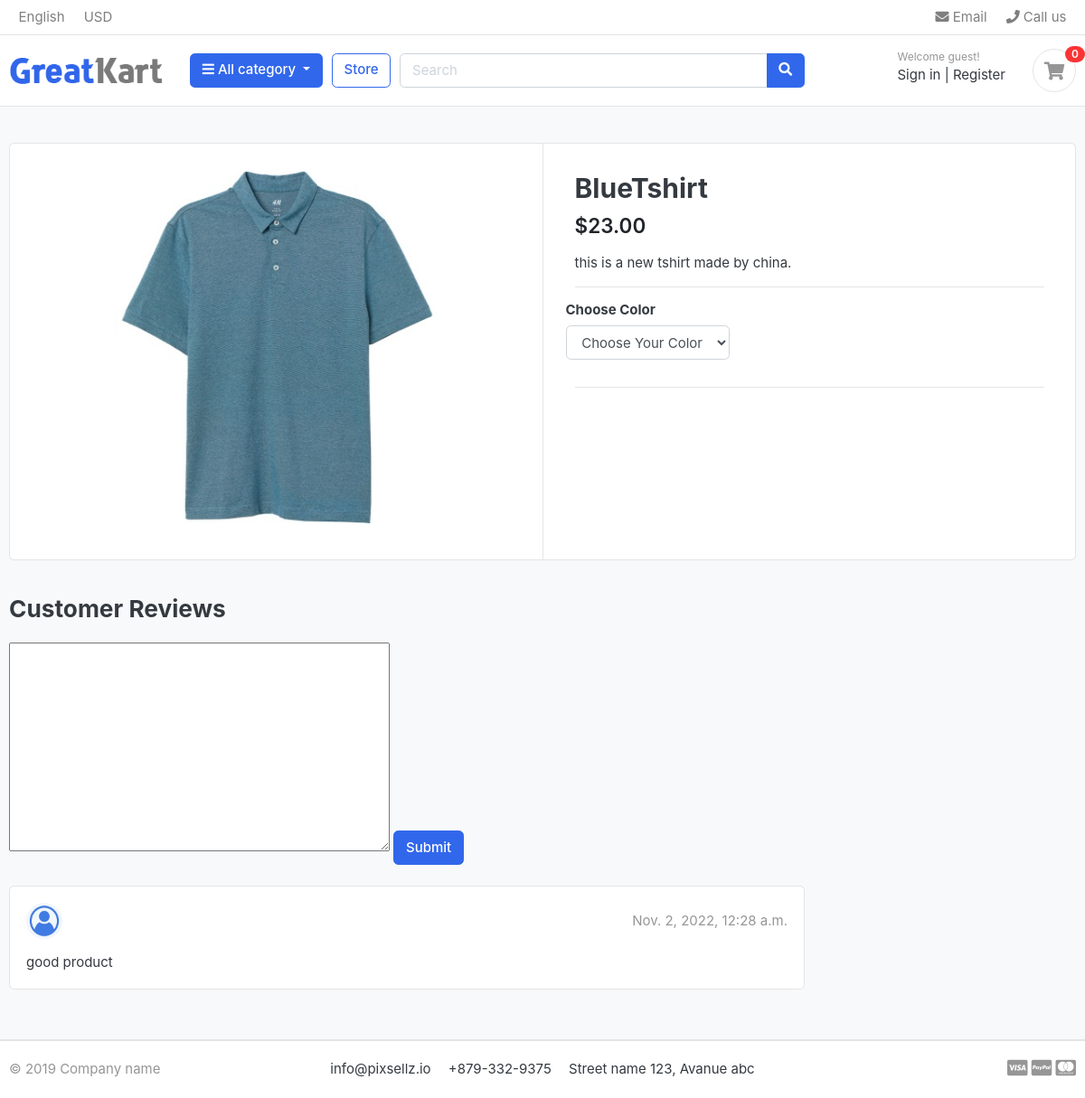
/ProductDetail/2, run on the app's committed database.
### Product/models.py (models this page shows, shortened)
class ProductDetail(models.Model):
    Pro_Detail=models.ForeignKey(Product,on_delete=models.CASCADE)
    Pro_Cat=models.ForeignKey(Category,on_delete=models.CASCADE)
    Pro_size=models.ForeignKey(Sizes,on_delete=models.CASCADE,null=True,blank=True)
    Pro_color=models.ForeignKey(Colors,on_delete=models.CASCADE,null=True,blank=True)
    objects=ProductDetail_Manger()

class Product(models.Model):
    Rate = [
        ('High', 'High'),
        ('Low', 'Low'),
        ('Affordable', 'Affordable')
    ]
    title=models.CharField(max_length=150)
    image=models.ImageField(upload_to='Photos/Product/',null=True)
    description=models.CharField(max_length=150)
    price=models.IntegerField(default=0,null=True,blank=True)
    rate=models.CharField(choices=Rate,max_length=50,null=True,blank=True)
    brand=models.CharField(max_length=50,default="Tommy")
    objects=ProductMange()

### Comments/models.py (models this page shows)
class Comments(models.Model):
    User_Comment=models.ForeignKey(Account,on_delete=models.CASCADE)
    Description=models.CharField(max_length=150)
    DataCreated=models.DateTimeField(auto_now_add=True)

### Account/models.py (models this page shows, shortened)
class Account(models.Model):
    user=models.ForeignKey(User,on_delete=models.CASCADE,null=True,blank=True)
    image=models.ImageField(upload_to='user',null=True)
    city = models.CharField(max_length=50,null=True,blank=True)
    country = models.CharField(max_length=50,null=True,blank=True)
    gender = models.CharField(default="Male", max_length=10)

### Product/views.py (the view)
# urls.py: path('ProductDetail/<int:ID>',ProductDetailView.as_view(),name="ProductDetailView"),
class ProductDetailView(DetailView):
    template_name = 'DetailView/DetailView.html'
    slug_field = 'int'
    slug_url_kwarg = 'ID'
    model = ProductDetail
    ID=None
    def get_object(self, queryset=None):
        self.ID=self.kwargs[self.slug_url_kwarg]
        queryset=ProductDetail.objects.filter(id=self.ID).first()
        return queryset
    def get_context_data(self,*args, **kwargs):
        context=super(ProductDetailView, self).get_context_data(*args,**kwargs)
        productid=ProductDetail.objects.filter(id=self.ID).values('Pro_Detail_id')
        print(productid)
        p_id=[]
        for item in productid:
            for key in item:
                p_id.append(item.get(key))
        selected_size=ProductDetail.objects.filter(Pro_Detail_id=p_id[0]).values('Pro_size__SizeRate')
        selected_size_list=[]
        for item in selected_size:
            for key in item:
                selected_size_list.append(item.get(key))
        context['pro_sizes']=selected_size_list
        selected_color=ProductDetail.objects.filter(Pro_Detail_id=p_id[0]).values('Pro_color__Color_Rate')
        color_rates=[]
        for item in selected_color:
            for key in item:
                color_rates.append(item.get(key))
        context['color_rates']=set(color_rates)
        print(color_rates)
        return context

### Comments/context_processors.py
class CommentForm(ModelForm):
    class Meta:
        model=Comments
        fields=['Description']
        widgets={
            'Description':Textarea()
        }

### Categories/context_processors.py (called while the page is built)
def CategoriesItem(request):
    categories = Category.objects.all().exclude(Parentitem=None).values('ParentCategory')
    category_item = []
    for category in categories:
        for key in category:
            category_item.append(category.get(key))
    return dict(CategoriesItem=set(category_item))

### Comments/context_processors.py (called while the page is built)
def passform(request):
    return dict(commentform=CommentForm())

def pass_all_comments(request):
    return dict(comments=Comments.objects.all())

### Product/context_processors.py (called while the page is built)
def populare_product(request):
    mostcount=OrderDetail.objects.order_by('order_count')[:3]
    return dict(mostcount=mostcount)

### templates/DetailView/DetailView.html (shortened to what this page needs)
{% extends 'base.html' %}
{% load static %}
{% block content%}
<section class="section-content padding-y bg">
<div class="container">
<div class="card">
	<div class="row no-gutters">
		<aside class="col-md-6">
<article class="gallery-wrap">
	<div class="img-big-wrap">
	   <a href="#"><img src="{{ object.Pro_Detail.image.url }}"></a>
	</div>
</article>
		</aside>
		<main class="col-md-6 border-left">
<article class="content-body">
<h2 class="title">{{ object.Pro_Detail.title }}</h2>
<div class="mb-3">
	<var class="price h4">${{ object.Pro_Detail.price }}.00</var>
</div>
<p>{{ object.Pro_Detail.description }}.</p>
<hr>
	<div class="row">
		<div class="item-option-select">
			<h6>Choose Color</h6>
			<div class="btn-group btn-group-sm btn-group-toggle" data-toggle="buttons">
			  <select id="select_color" class="form-control" onchange="get_colorname()">
              <option>Choose Your Color</option>
              </select>
			</div>
		</div>
	</div>
	<hr>
</article>
		</main>
	</div>
</div>
<br>
{% include 'DetailView/ReviewSection.html' with object=object %}
</div>
</section>
{% endblock %}

### templates/DetailView/ReviewSection.html (shortened to what this page needs)
{% load static %}
<div class="row">
			<div class="col-md-9">
	<header class="section-heading">
		<h3>Customer Reviews </h3>
	</header>
    <form action="/AddComment/{{ object.Pro_Detail.id }}" method="post" id="usrform">
    {{ commentform.Description }}
   <button type="submit" class="btn  btn-primary"> Submit  </button>
    </form>
    <br>
	<article class="box mb-3">
        {% for comment in comments %}
		<div class="icontext w-100">
			<img src="{{ comment.User_Comment.image.url }}" class="img-xs icon rounded-circle">
			<div class="text">
				<span class="date text-muted float-md-right">{{ comment.DataCreated }}</span>
			</div>
		</div>
		<div class="mt-3">
			<p>
				{{ comment.Description }}
			</p>
		</div>
        {% endfor %}
	</article>
	</div>
</div>

### static/css/ui.css (style rules this page uses)
html { font-family: "Inter", sans-serif; font-size: 15px; }
.content-body { flex: 1 1 auto; padding: 2rem 2.3rem; }
.img-xs, .img-sm, .img-md, .img-lg { -o-object-fit: cover; object-fit: cover; flex-shrink: 0; flex-grow: 0; }
.img-xs { width: 40px; height: 40px; }
.padding-y { padding-top: 40px; padding-bottom: 40px; }
var { font-style: normal; }
article:after, .form-group:after { display: block; clear: both; content: ""; }
.bg { background-color: #f8f9fa; }
.section-heading { margin-bottom: 20px; margin-top: 15px; }
p:last-child { margin-bottom: 0; }
.icontext { display: inline-flex; align-items: center; vertical-align: middle; }
.icontext .text { width: 100%; line-height: 1.2; }
.icontext .icon { position: relative; margin-right: 10px; flex-shrink: 0; flex-grow: 0; }
.price { font-weight: 600; color: #212529; }
.box { padding: 18px; background: #fff; border-radius: 0.37rem; border: 1px solid #e4e4e4; }
.box img { max-width: 100%; }
.gallery-wrap .img-big-wrap { margin-bottom: 10px; border-radius: 0.37rem; overflow: hidden; background-color: #fff; }
.gallery-wrap .img-big-wrap a { text-align: center; display: block; }
.gallery-wrap .img-big-wrap img { height: 450px; width: auto; display: inline-block; }
.item-option-select { margin-bottom: 1rem; display: inline-block; margin-right: 15px; }

### data on the page
ProductDetail: Pro_Detail.image (picture), Pro_Detail "BlueTshirt", Pro_Detail.price "23", Pro_Detail.description "this is a new tshirt made by china"
Comments: User_Comment.image (picture), DataCreated "Nov. 2, 2022, 12:28 a.m.", Description "good product"
